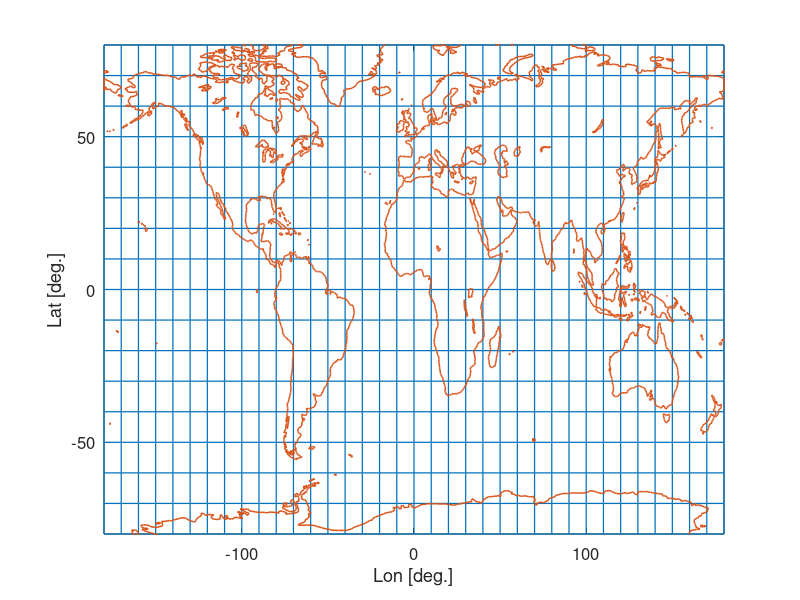
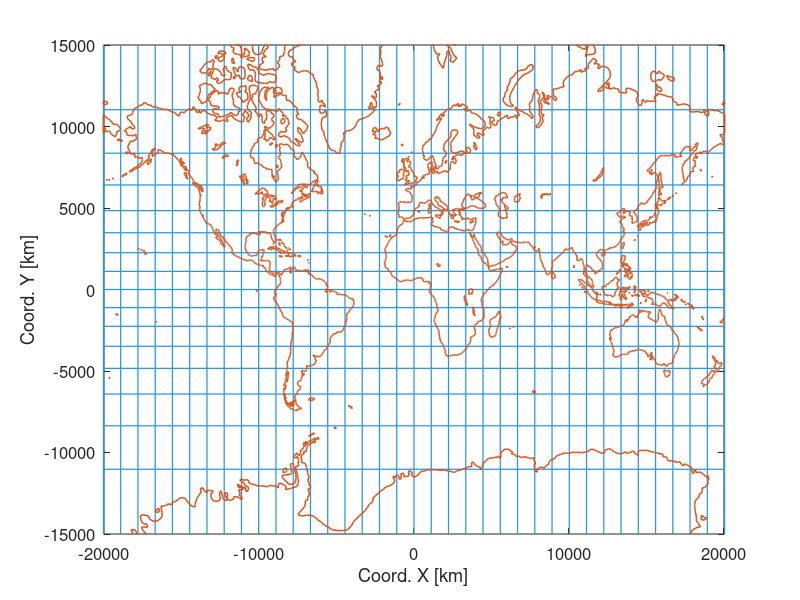

MATLAB code for these plots, in order:
% Projeção de Mercator
clc
clear all
close all


%Lon0:       Longitude do centro da projeção (meridiano central)
%Lat0:       Latitude média ou latitude escolhida como origem do sistema de
             %coordenadas retangulares da projeção
%Lat1, Lat2: Paralelos padrão
%h:          Fator de escala relativo ao longo dos meridianos
%k:          Fator de escala relativo ao longo dos paralelos
%w:          Máxima deformação angular num dado ponto da projeção
%X, Y:       Coordenadas retangulares da projeção
%R:          Raio da esfera de referência (km)

load('meridians_and_parallels.mat');
load('world_lon_lat.mat');
%carrega as variáveis com lon na primeira coluna e lat na segunda

Lon_mp = meridians_and_parallels(:,1);
Lat_mp = meridians_and_parallels(:,2);
Lon_wo = world_lon_lat(:,1);
Lat_wo = world_lon_lat(:,2);

%Limitando os dados em latitude para não ocorrerem divisões por zero
limite = 81;
Lat_wo(abs(Lat_wo) >= limite) = NaN;
Lat_mp(abs(Lat_mp) >= limite) = NaN;

Lon0 = 0;%Greenwich
Lat1 = 0;%Equador

%Plotando em coordenadas geodésicas
figure,plot(Lon_mp,Lat_mp,'LineWidth',0.9);hold on;
plot(Lon_wo,Lat_wo,'LineWidth',1.1);
xlabel('Lon [deg.]'),ylabel('Lat [deg.]');
xlim([-180 180]);ylim([-80 80]);
set(gca,'FontSize',12);

%Cálculo das coordenadas [X Y]. Assumindo elipsoide grs80
%Convertendo em radianos
Lon_mp = deg2rad(Lon_mp);
Lat_mp = deg2rad(Lat_mp);
Lon_wo = deg2rad(Lon_wo);
Lat_wo = deg2rad(Lat_wo);

% Parâmetros GRS80 
a  = 6378137/1000;%km
e2 = 0.00669437999015;
e  = sqrt(e2);

% Para as coordenadas dos continentes
X_wo     = a * (Lon_wo - Lon0)
potencia = e / 2;
tangente = tan((45 * pi / 180) + (Lat_wo / 2));
aux1     = 1 - (e * sin(Lat_wo));
aux2     = 1 + (e * sin(Lat_wo));
aux      = aux1 ./ aux2;
Y_wo     = a * log(tangente .* aux.^potencia)

% Para as coordenadas dos meridianos e paralelos
X_mp     = a * (Lon_mp - Lon0)
potencia = e / 2;
tangente = tan((45 * pi / 180) + (Lat_mp / 2));
aux1     = 1 - (e * sin(Lat_mp));
aux2     = 1 + (e * sin(Lat_mp));
aux      = aux1 ./ aux2;
Y_mp     = a * log(tangente .* aux.^potencia)

%Plotando em coordenadas da projeção
figure,plot(X_mp,Y_mp,'LineWidth',0.9,'color',[43/255 150/255 220/255]);hold on;
plot(X_wo,Y_wo,'LineWidth',1.1);
xlabel('Coord. X [km]'),ylabel('Coord. Y [km]');
xlim([-2e+4 2e+4]);ylim([-1.5e+4 1.5e+4]);
set(gca,'FontSize',12);